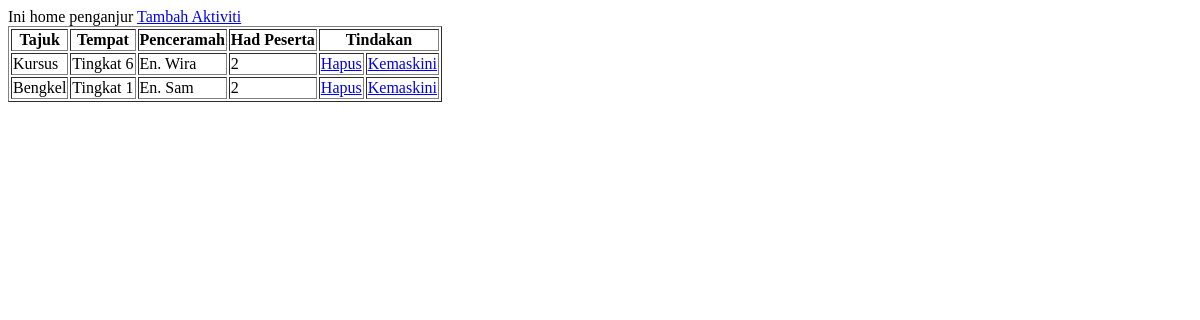
The app's page /penganjur/, older data.
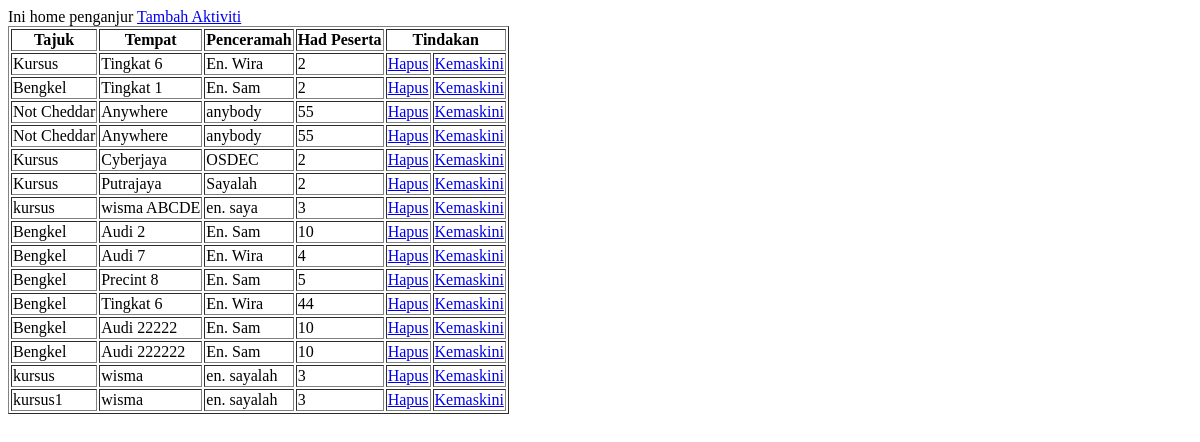
The same page, newer data.
### penganjur/models.py (models this page shows, shortened)
class Aktiviti(models.Model):
	tajuk = models.CharField('Tajuk',blank=False,null=False,max_length=255)
	tempat = models.CharField('Tempat',blank=False,null=False,max_length=255)
	penceramah = models.CharField('Penceramah',blank=False,null=False,max_length=255)
	hadpeserta = models.CharField('Had Peserta',blank=False,null=False,max_length=255)

### penganjur/views.py (the view)
# urls.py: 2. Add a URL to urlpatterns:  path('', views.home, name='home')
def home(request):
	a=Aktiviti.objects.all()
	return render(request,'penganjur/home.html',{'aktiviti':a})

### templates/penganjur/home.html (shortened to what this page needs)
<a href="{% url 'tambah_aktviti' %}" class="btn btn-primary">Tambah Aktiviti</a>
<table border='1'>
	<tr>
		<th>Tajuk</th>
		<th>Tempat</th>
		<th>Penceramah</th>
		<th>Had Peserta</th>
		<th colspan='2'>Tindakan</th>
	</tr>
{% for a in aktiviti  %}
<tr>
	<td>	{{a.tajuk}} </td>
	<td>	{{a.tempat}} </td>
	<td>	{{a.penceramah}} </td>
	<td>	{{a.hadpeserta}} </td>
	<td> <a href="{% url 'delete_aktviti' a.pk %}" class="btn btn-primary">Hapus</a> </td>
	<td> <a href="{% url 'edit_aktviti' a.pk %}" class="btn btn-primary">Kemaskini</a> </td>
</tr>
{% endfor %}
</table>

Row changes from the older to the newer data that the page shows:
added Aktiviti: tajuk "Not Cheddar", tempat "Anywhere", penceramah "anybody", hadpeserta "55"
added Aktiviti: tajuk "Not Cheddar", tempat "Anywhere", penceramah "anybody", hadpeserta "55"
added Aktiviti: tajuk "Kursus", tempat "Cyberjaya", penceramah "OSDEC", hadpeserta "2"
added Aktiviti: tajuk "Kursus", tempat "Putrajaya", penceramah "Sayalah", hadpeserta "2"
added Aktiviti: tajuk "kursus", tempat "wisma ABCDE", penceramah "en. saya", hadpeserta "3"
added Aktiviti: tajuk "Bengkel", tempat "Audi 2", penceramah "En. Sam", hadpeserta "10"
added Aktiviti: tajuk "Bengkel", tempat "Audi 7", penceramah "En. Wira", hadpeserta "4"
added Aktiviti: tajuk "Bengkel", tempat "Precint 8", penceramah "En. Sam", hadpeserta "5"
added Aktiviti: tajuk "Bengkel", tempat "Tingkat 6", penceramah "En. Wira", hadpeserta "44"
added Aktiviti: tajuk "Bengkel", tempat "Audi 22222", penceramah "En. Sam", hadpeserta "10"
added Aktiviti: tajuk "Bengkel", tempat "Audi 222222", penceramah "En. Sam", hadpeserta "10"
added Aktiviti: tajuk "kursus", tempat "wisma", penceramah "en. sayalah", hadpeserta "3"
added Aktiviti: tajuk "kursus1", tempat "wisma", penceramah "en. sayalah", hadpeserta "3"
